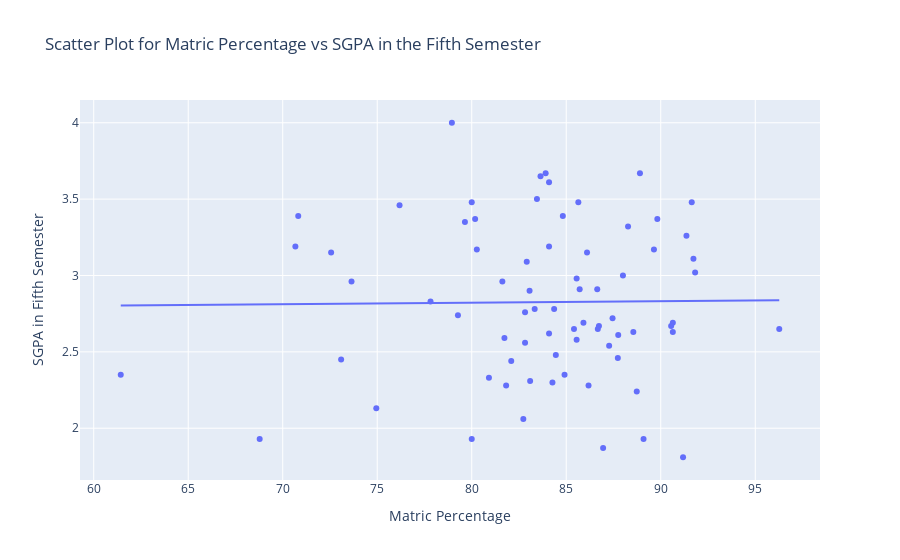

Notebook cell for this chart:
### Code cell
# Scatter Plot for Matric Percentage vs SGPA in the Fifth Semester
fig = px.scatter(df, x='Matric percentage', y='SGPA in BS Fifth semester', trendline='ols',
                 title='Scatter Plot for Matric Percentage vs SGPA in the Fifth Semester',
                 labels={'Matric percentage': 'Matric Percentage', 'SGPA in BS Fifth semester': 'SGPA in Fifth Semester'})
fig.show()

### Figure 1 — Plotly figure (JSON) as saved in the notebook; plotly's stock layout.template omitted (floating-point values rounded to 4 significant figures)
{"data": [{"hovertemplate": "Matric Percentage=%{x}<br>SGPA in Fifth Semester=%{y}<extra></extra>", "legendgroup": "", "marker": {"color": "#636efa", "symbol": "circle"}, "mode": "markers", "name": "", "orientation": "v", "showlegend": false, "type": "scatter", "x": [86.95, 84.36, 84.09, 68.78, 61.43, 82.82, 89.64, 86.67, 83.91, 91.64, 91.36, 83.45, 90.64, 88.9, 82.09, 70.67, 84.09, 84.82, 90.64, 72.56, 70.82, 89.82, 88.55, 83.09, 90.55, 76.18, 84.27, 82.91, 79.64, 80.27, 96.27, 83.64, 78.95, 87.27, 81.82, 80, 85.55, 84.91, 77.82, 87.73, 86.64, 84.09, 73.64, 84.45, 81.73, 87.75, 85.64, 86.73, 83.33, 73.09, 80.18, 80.91, 91.82, 85.41, 87.45, 85.71, 82.82, 82.73, 91.73, 88.73, 89.09, 88.27, 86.1, 74.95, 80, 85.55, 86.18, 83.06, 85.91, 88, 91.18, 81.62, 79.27], "xaxis": "x", "y": [1.87, 2.78, 2.62, 1.93, 2.35, 2.76, 3.17, 2.65, 3.67, 3.48, 3.26, 3.5, 2.69, 3.67, 2.44, 3.19, 3.61, 3.39, 2.63, 3.15, 3.39, 3.37, 2.63, 2.31, 2.67, 3.46, 2.3, 3.09, 3.35, 3.17, 2.65, 3.65, 4, 2.54, 2.28, 3.48, 2.98, 2.35, 2.83, 2.46, 2.91, 3.19, 2.96, 2.48, 2.59, 2.61, 3.48, 2.67, 2.78, 2.45, 3.37, 2.33, 3.02, 2.65, 2.72, 2.91, 2.56, 2.06, 3.11, 2.24, 1.93, 3.32, 3.15, 2.13, 1.93, 2.58, 2.28, 2.9, 2.69, 3, 1.81, 2.96, 2.74], "yaxis": "y"}, {"hovertemplate": "<b>OLS trendline</b><br>SGPA in BS Fifth semester = 0.000972951 * Matric percentage + 2.74427<br>R<sup>2</sup>=0.000140<br><br>Matric Percentage=%{x}<br>SGPA in Fifth Semester=%{y} <b>(trend)</b><extra></extra>", "legendgroup": "", "marker": {"color": "#636efa", "symbol": "circle"}, "mode": "lines", "name": "", "showlegend": false, "type": "scatter", "x": [61.43, 68.78, 70.67, 70.82, 72.56, 73.09, 73.64, 74.95, 76.18, 77.82, 78.95, 79.27, 79.64, 80, 80, 80.18, 80.27, 80.91, 81.62, 81.73, 81.82, 82.09, 82.73, 82.82, 82.82, 82.91, 83.06, 83.09, 83.33, 83.45, 83.64, 83.91, 84.09, 84.09, 84.09, 84.27, 84.36, 84.45, 84.82, 84.91, 85.41, 85.55, 85.55, 85.64, 85.71, 85.91, 86.1, 86.18, 86.64, 86.67, 86.73, 86.95, 87.27, 87.45, 87.73, 87.75, 88, 88.27, 88.55, 88.73, 88.9, 89.09, 89.64, 89.82, 90.55, 90.64, 90.64, 91.18, 91.36, 91.64, 91.73, 91.82, 96.27], "xaxis": "x", "y": [2.804, 2.811, 2.813, 2.813, 2.815, 2.815, 2.816, 2.817, 2.818, 2.82, 2.821, 2.821, 2.822, 2.822, 2.822, 2.822, 2.822, 2.823, 2.824, 2.824, 2.824, 2.824, 2.825, 2.825, 2.825, 2.825, 2.825, 2.825, 2.825, 2.825, 2.826, 2.826, 2.826, 2.826, 2.826, 2.826, 2.826, 2.826, 2.827, 2.827, 2.827, 2.828, 2.828, 2.828, 2.828, 2.828, 2.828, 2.828, 2.829, 2.829, 2.829, 2.829, 2.829, 2.829, 2.83, 2.83, 2.83, 2.83, 2.83, 2.831, 2.831, 2.831, 2.831, 2.832, 2.832, 2.832, 2.832, 2.833, 2.833, 2.833, 2.834, 2.834, 2.838], "yaxis": "y"}], "layout": {"legend": {"tracegroupgap": 0}, "title": {"text": "Scatter Plot for Matric Percentage vs SGPA in the Fifth Semester"}, "xaxis": {"anchor": "y", "domain": [0, 1], "title": {"text": "Matric Percentage"}}, "yaxis": {"anchor": "x", "domain": [0, 1], "title": {"text": "SGPA in Fifth Semester"}}}}
